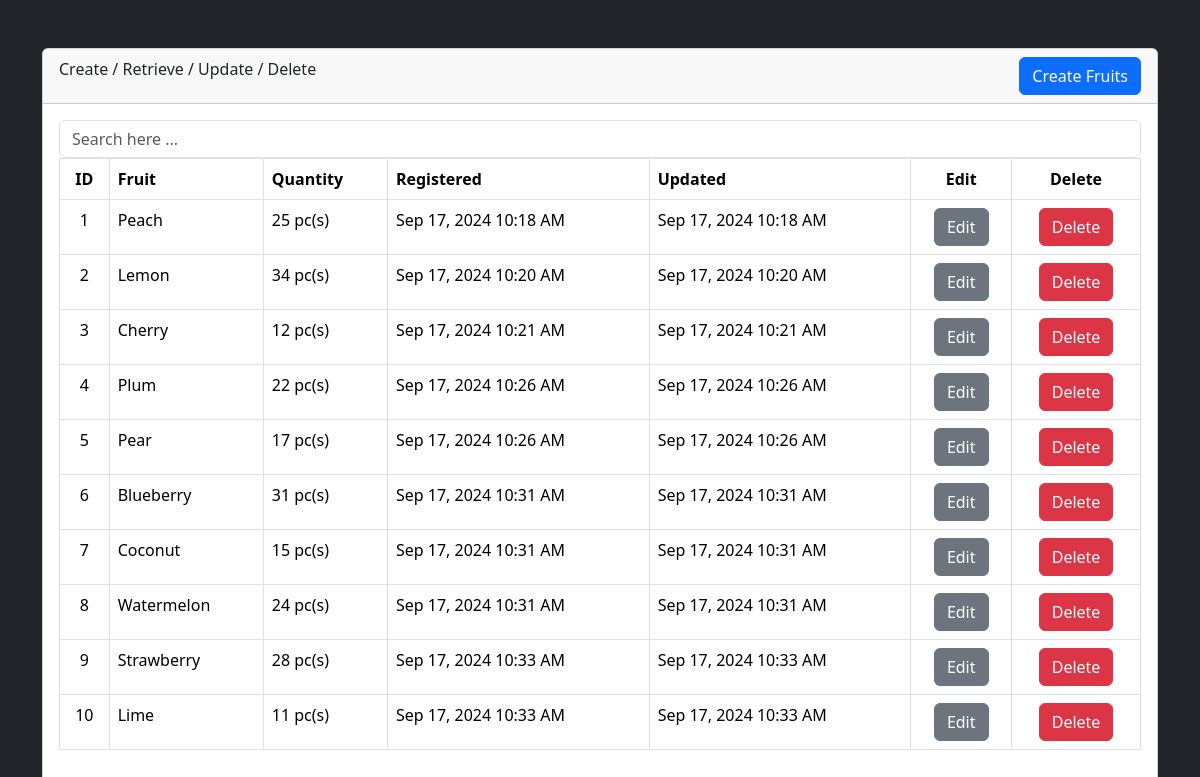
The page / on the database its author committed.
### tables this page shows
CREATE TABLE `fruits` (
  `fruit_id` int(11) NOT NULL,
  `fruit_name` varchar(255) NOT NULL,
  `fruit_qty` int(11) NOT NULL,
  `fruit_created` datetime NOT NULL,
  `fruit_updated` datetime NOT NULL
);

### _functions.php (called while the page is built, shortened)
<?php
function dbConnection()
{
    $db_connection = new PDO('mysql:dbname=iamcrud;host=localhost;charset=utf8mb4', 'root', '');
    $db_connection->setAttribute(PDO::ATTR_EMULATE_PREPARES, false);
    $db_connection->setAttribute(PDO::ATTR_ERRMODE, PDO::ERRMODE_EXCEPTION);
    return $db_connection;
}
function selectFruits()
{
    $statement = dbConnection()->prepare("SELECT * FROM fruits ORDER BY fruit_id ASC");
    $statement->execute();
    return $statement;
}

### index.php (the view, shortened to what this page needs)
<?php
require '_functions.php';
?>
<!DOCTYPE html>
<html lang="en">
<head>
    <link href="https://cdn.jsdelivr.net/npm/bootstrap@5.3.3/dist/css/bootstrap.min.css" rel="stylesheet">
    <link rel="stylesheet" href="https://cdnjs.cloudflare.com/ajax/libs/toastr.js/2.1.4/toastr.css">
</head>
<body class="bg-dark">
    <div class="container">
        <div class="row mt-5">
            <div class="col-lg-12">
                <div class="card">
                    <div class="card-header">
                        Create / Retrieve / Update / Delete
                        <button
                            type="button"
                            class="btn btn-primary float-end"
                            data-bs-toggle="modal"
                            data-bs-target="#create">
                            Create Fruits
                        </button>
                    </div>
                    <div class="card-body">
                        <form action="_redirect.php" method="post">
                            <div class="form-group">
                                <input
                                    type="text"
                                    class="form-control"
                                    name="fruitSearch"
                                    id="fruitSearch"
                                    placeholder="Search here ..."
                                    autofocus
                                    required>
                            </div>
                        </form>
                        <div class="table-responsive">
                            <table class="table table-bordered">
                                <thead>
                                    <tr>
                                        <th class="text-center">ID</th>
                                        <th>Fruit</th>
                                        <th>Quantity</th>
                                        <th>Registered</th>
                                        <th>Updated</th>
                                        <th class="text-center">Edit</th>
                                        <th class="text-center">Delete</th>
                                    </tr>
                                </thead>
                                <tbody>
                                    <?php
                                    $getFruits = selectFruits();
                                    while ($fruit = $getFruits->fetch(PDO::FETCH_ASSOC)) {
                                    ?>
                                        <tr>
                                            <td class="text-center">
                                                <?= $fruit['fruit_id'] ?>
                                            </td>
                                            <td>
                                                <?= $fruit['fruit_name'] ?>
                                            </td>
                                            <td>
                                                <?= $fruit['fruit_qty'] ?> pc(s)
                                            </td>
                                            <td>
                                                <?= date("M d, Y g:i A", strtotime($fruit['fruit_created'])) ?>
                                            </td>
                                            <td>
                                                <?= date("M d, Y g:i A", strtotime($fruit['fruit_updated'])) ?>
                                            </td>
                                            <td class="text-center">
                                                <button
                                                    type="button"
                                                    class="btn btn-secondary"
                                                    data-bs-toggle="modal"
                                                    data-bs-target="#edit_">Edit
                                                </button>
                                            </td>
                                            <td class="text-center">
                                                <button
                                                    type="button"
                                                    class="btn btn-danger"
                                                    data-bs-toggle="modal"
                                                    data-bs-target="#delete_">Delete
                                                </button>
                                            </td>
                                        </tr>
                                    <?php } ?>
                                </tbody>
                            </table>
                        </div>
                    </div>
                </div>
            </div>
        </div>
    </div>
</body>
</html>

### rows shown on the page
fruits: fruit_id "1", fruit_name "Peach", fruit_qty "25", fruit_created "Sep 17, 2024 10:18 AM", fruit_updated "Sep 17, 2024 10:18 AM"
fruits: fruit_id "2", fruit_name "Lemon", fruit_qty "34", fruit_created "Sep 17, 2024 10:20 AM", fruit_updated "Sep 17, 2024 10:20 AM"
fruits: fruit_id "3", fruit_name "Cherry", fruit_qty "12", fruit_created "Sep 17, 2024 10:21 AM", fruit_updated "Sep 17, 2024 10:21 AM"
fruits: fruit_id "4", fruit_name "Plum", fruit_qty "22", fruit_created "Sep 17, 2024 10:26 AM", fruit_updated "Sep 17, 2024 10:26 AM"
fruits: fruit_id "5", fruit_name "Pear", fruit_qty "17", fruit_created "Sep 17, 2024 10:26 AM", fruit_updated "Sep 17, 2024 10:26 AM"
fruits: fruit_id "6", fruit_name "Blueberry", fruit_qty "31", fruit_created "Sep 17, 2024 10:31 AM", fruit_updated "Sep 17, 2024 10:31 AM"
fruits: fruit_id "7", fruit_name "Coconut", fruit_qty "15", fruit_created "Sep 17, 2024 10:31 AM", fruit_updated "Sep 17, 2024 10:31 AM"
fruits: fruit_id "8", fruit_name "Watermelon", fruit_qty "24", fruit_created "Sep 17, 2024 10:31 AM", fruit_updated "Sep 17, 2024 10:31 AM"
fruits: fruit_id "9", fruit_name "Strawberry", fruit_qty "28", fruit_created "Sep 17, 2024 10:33 AM", fruit_updated "Sep 17, 2024 10:33 AM"
fruits: fruit_id "10", fruit_name "Lime", fruit_qty "11", fruit_created "Sep 17, 2024 10:33 AM", fruit_updated "Sep 17, 2024 10:33 AM"
